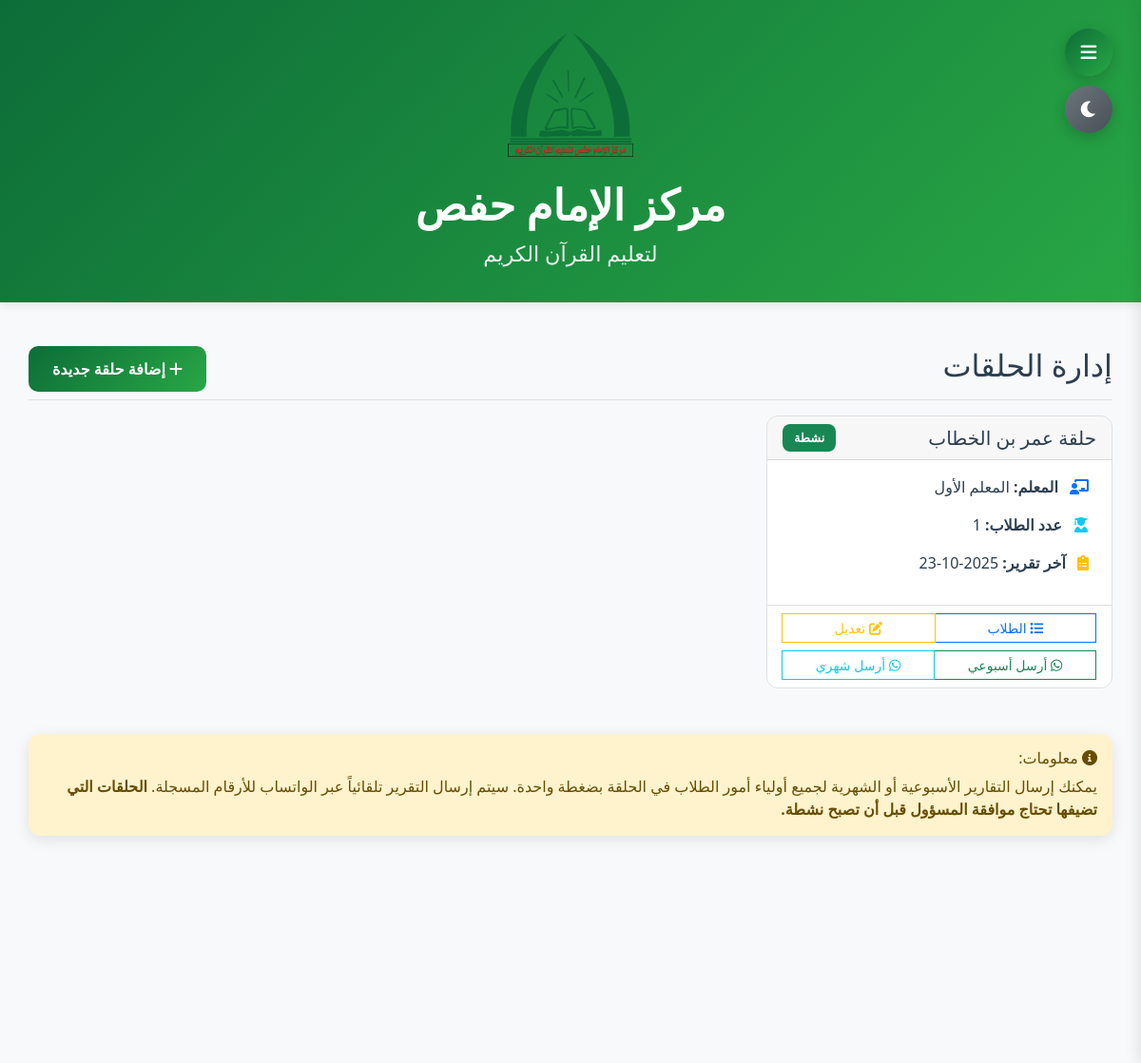
The page /circles (signed in) on the database its author committed.
### app.py (models this page shows)
class Settings(db.Model):
    id = db.Column(db.Integer, primary_key=True)
    site_name = db.Column(db.String(100), default='مركز الإمام حفص')
    site_description = db.Column(db.String(200), default='لتعليم القرآن الكريم')
    contact_phone = db.Column(db.String(20))
    contact_email = db.Column(db.String(100))
    location_address = db.Column(db.String(300), default='مأرب - شارع الأربعين - خلف مستشفى نيوم')
    location_map_url = db.Column(db.String(500))
    logo = db.Column(db.String(200))
    primary_color = db.Column(db.String(7), default='#2c5aa0')
    secondary_color = db.Column(db.String(7), default='#28a745')
    background_color = db.Column(db.String(7), default='#f8f9fa')
    text_color = db.Column(db.String(7), default='#2c3e50')
    whatsapp_message_template = db.Column(db.Text, default='تقرير {report_type} للتسميع\n\nالطالب: {student_name}\nالحلقة: {circle_name}\nالمعلم: {teacher_name}\nالفترة: من {start_date} إلى {end_date}\n\nالتسميع:\n{reports_details}\n\nإحصائيات الحضور:\n{attendance_stats}\n\n{site_name}')
    support_bank_accounts = db.Column(db.Text, default='بنك الكريمي: 123456789\nبنك الشرق: 987654321\nبنك التضامن: 456789123')
    support_message = db.Column(db.Text, default='نورٌ نُهديه وجيل نربيه')
    dark_mode_enabled = db.Column(db.Boolean, default=False)
    teacher_requires_approval = db.Column(db.Boolean, default=True)
    allow_custom_teacher_name = db.Column(db.Boolean, default=True)

class Circle(db.Model):
    id = db.Column(db.Integer, primary_key=True)
    name = db.Column(db.String(100), nullable=False)
    teacher_id = db.Column(db.Integer, db.ForeignKey('user.id'))
    teacher_name = db.Column(db.String(100))
    is_active = db.Column(db.Boolean, default=True)
    academic_year = db.Column(db.String(10), default='2025')
    requires_approval = db.Column(db.Boolean, default=True)
    teacher = db.relationship('User', backref='circles')

class User(db.Model):
    id = db.Column(db.Integer, primary_key=True)
    username = db.Column(db.String(80), unique=True, nullable=False)
    password = db.Column(db.String(120), nullable=False)
    role = db.Column(db.String(20), nullable=False)  # admin, teacher, support, parent
    name = db.Column(db.String(100), nullable=False)
    is_active = db.Column(db.Boolean, default=True)

class Report(db.Model):
    id = db.Column(db.Integer, primary_key=True)
    student_id = db.Column(db.Integer, db.ForeignKey('student.id'), nullable=False)
    teacher_id = db.Column(db.Integer, db.ForeignKey('user.id'), nullable=False)
    circle_id = db.Column(db.Integer, db.ForeignKey('circle.id'), nullable=False)
    date = db.Column(db.Date, nullable=False)
    surah = db.Column(db.String(100), nullable=False)
    from_verse = db.Column(db.Integer, nullable=False)
    to_verse = db.Column(db.Integer, nullable=False)
    grade = db.Column(db.String(10), nullable=False)
    type = db.Column(db.String(10), default='حفظ')
    notes = db.Column(db.Text)
    academic_year = db.Column(db.String(10), default='2025')
    student = db.relationship('Student', backref='reports')
    teacher = db.relationship('User', backref='reports')
    circle = db.relationship('Circle', backref='reports')

### app.py (the view)
@app.route('/circles')
@require_login
def circles():
    circles = Circle.query.filter_by(is_active=True).all()
    return render_template('circles.html', circles=circles)

### app.py (called while the page is built)
@app.context_processor
def inject_globals():
    settings = Settings.query.first() or Settings()
    current_year = datetime.now().year
    unread_notifications = 0
    if 'user_id' in session and session.get('role') == 'parent':
        parent = Parent.query.filter_by(name=session['name']).first()
        if parent and parent.user_id:
            unread_notifications = Notification.query.filter_by(user_id=parent.user_id, is_read=False).count()
    return dict(
        datetime=datetime, now=datetime.now, timedelta=timedelta,
        settings=settings, Report=Report, Attendance=Attendance,
        Holiday=Holiday, Parent=Parent, current_year=current_year,
        unread_notifications=unread_notifications
    )

def require_login(f):
    @wraps(f)
    def decorated(*args, **kwargs):
        if 'user_id' not in session:
            flash('يجب تسجيل الدخول أولاً', 'error')
            return redirect(url_for('login'))
        return f(*args, **kwargs)
    return decorated

### templates/circles.html (shortened to what this page needs)
{% extends "base.html" %}
{% block content %}
<div class="d-flex justify-content-between flex-wrap flex-md-nowrap align-items-center pt-3 pb-2 mb-3 border-bottom">
    <h1 class="h2">إدارة الحلقات</h1>
    <a href="{{ url_for('add_circle') }}" class="btn btn-primary">
        <i class="fas fa-plus"></i> إضافة حلقة جديدة
    </a>
</div>
<div class="row">
    {% for circle in circles %}
    <div class="col-md-6 col-lg-4 mb-4">
        <div class="card h-100">
            <div class="card-header d-flex justify-content-between align-items-center">
                <h5 class="card-title mb-0">{{ circle.name }}</h5>
                <div>
                    {% if circle.requires_approval %}
                    <span class="badge bg-warning">في انتظار الموافقة</span>
                    {% else %}
                    <span class="badge bg-success">نشطة</span>
                    {% endif %}
                </div>
            </div>
            <div class="card-body">
                <div class="mb-3">
                    <i class="fas fa-chalkboard-teacher text-primary me-2"></i>
                    <strong>المعلم:</strong> {{ circle.teacher.name if circle.teacher else circle.teacher_name }}
                </div>
                <div class="mb-3">
                    <i class="fas fa-user-graduate text-info me-2"></i>
                    <strong>عدد الطلاب:</strong> {{ circle.students|length }}
                </div>
                <div class="mb-3">
                    <i class="fas fa-clipboard-list text-warning me-2"></i>
                    <strong>آخر تقرير:</strong>
                    {% if circle.reports %}
                        {{ circle.reports[0].date.strftime('%Y-%m-%d') }}
                    {% else %}
                        لا يوجد
                    {% endif %}
                </div>
            </div>
            <div class="card-footer bg-transparent">
                <div class="btn-group w-100 mb-2">
                    <a href="{{ url_for('students', circle_id=circle.id) }}" class="btn btn-outline-primary btn-sm">
                        <i class="fas fa-list"></i> الطلاب
                    </a>
                    <a href="{{ url_for('edit_circle', circle_id=circle.id) }}" class="btn btn-outline-warning btn-sm">
                        <i class="fas fa-edit"></i> تعديل
                    </a>
                </div>
                <div class="btn-group w-100">
                    <a href="{{ url_for('send_bulk_reports_route', circle_id=circle.id, report_type='أسبوعي') }}"
                       class="btn btn-outline-success btn-sm"
                       onclick="return confirm('هل تريد إرسال التقارير الأسبوعية لجميع الطلاب في هذه الحلقة؟')">
                        <i class="fab fa-whatsapp"></i> أرسل أسبوعي
                    </a>
                    <a href="{{ url_for('send_bulk_reports_route', circle_id=circle.id, report_type='شهري') }}"
                       class="btn btn-outline-info btn-sm"
                       onclick="return confirm('هل تريد إرسال التقارير الشهرية لجميع الطلاب في هذه الحلقة؟')">
                        <i class="fab fa-whatsapp"></i> أرسل شهري
                    </a>
                </div>
            </div>
        </div>
    </div>
    {% endfor %}
</div>
<div class="alert alert-warning mt-4">
    <h6><i class="fas fa-info-circle"></i> معلومات:</h6>
    <p class="mb-0">
        يمكنك إرسال التقارير الأسبوعية أو الشهرية لجميع أولياء أمور الطلاب في الحلقة بضغطة واحدة.
        سيتم إرسال التقرير تلقائياً عبر الواتساب للأرقام المسجلة.
        {% if session.role == 'teacher' %}
        <strong>الحلقات التي تضيفها تحتاج موافقة المسؤول قبل أن تصبح نشطة.</strong>
        {% endif %}
    </p>
</div>
{% endblock %}

### templates/base.html (shortened to what this page needs)
<!DOCTYPE html>
<html lang="ar" dir="rtl" class="{% if session.get('dark_mode') or settings.dark_mode_enabled %}dark-mode{% endif %}">
<head>
    <link href="https://cdn.jsdelivr.net/npm/bootstrap@5.1.3/dist/css/bootstrap.min.css" rel="stylesheet">
    <link rel="stylesheet" href="https://cdnjs.cloudflare.com/ajax/libs/font-awesome/6.0.0/css/all.min.css">
    <link href="https://cdn.jsdelivr.net/npm/bootstrap@5.1.3/dist/css/bootstrap.rtl.min.css" rel="stylesheet">
</head>
<body class="{% if session.get('view_type') == 'mobile' %}mobile-view{% endif %}">
    {% if settings.logo or settings.site_name %}
    <div class="header-logo">
        <div class="container">
            {% if settings.logo %}
            <img src="{{ url_for('uploaded_file', filename=settings.logo) }}" class="mb-2" alt="{{ settings.site_name }}" style="background: transparent; border: none;">
            {% endif %}
            <h4>{{ settings.site_name }}</h4>
            {% if settings.site_description %}
            <small>{{ settings.site_description }}</small>
            {% endif %}
        </div>
    </div>
    {% endif %}
    {% if session.user_id %}
    <button class="sidebar-toggle" onclick="toggleSidebar()">
        <i class="fas fa-bars"></i>
    </button>
    <button class="dark-mode-toggle" onclick="toggleDarkMode()">
        <i class="fas {% if session.get('dark_mode') or settings.dark_mode_enabled %}fa-sun{% else %}fa-moon{% endif %}"></i>
    </button>
    {% endif %}
    {% if session.user_id %}
    <main class="main-content">
        {% endif %}
        <div class="page-transition">
            {% block content %}{% endblock %}
        </div>
        {% if session.user_id %}
    </main>
    {% endif %}
</body>
</html>

### rows shown on the page
Settings: logo (picture), site_name "مركز الإمام حفص", site_description "لتعليم القرآن الكريم"
Circle: name "حلقة عمر بن الخطاب", requires_approval "نشطة", teacher "المعلم الأول", students|length "1", date "2025-10-23"
